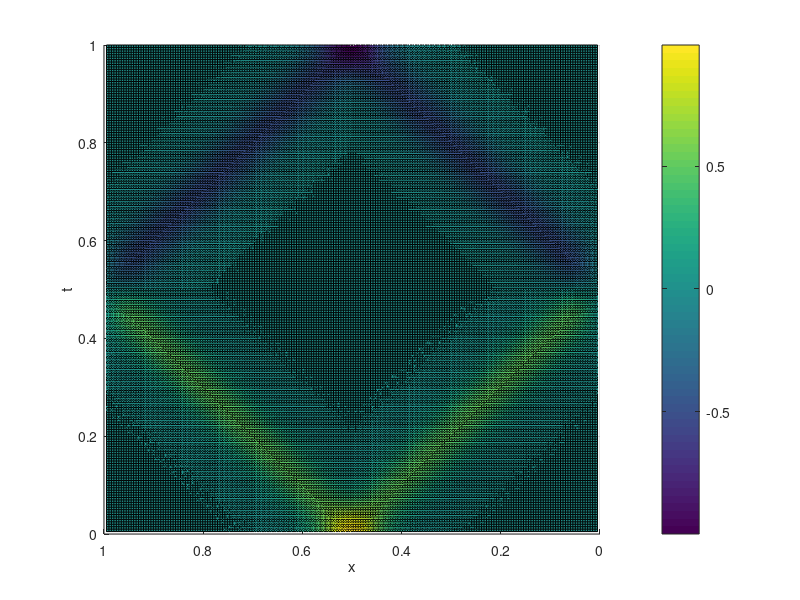

The MATLAB script that drew this image: (Note: this script raises an error after producing the figure.)
c=1;                                           % wave speed
n=200;                                         % number of spatial points 
X=1;                                           % space domain (0,X)
dx=X/(n+1);                                    % spatial mesh size 
ex=ones(n,1);
DDx=1/dx^2*spdiags([ex -2*ex ex],[-1:1],n,n);  % second derivative in space
T=1;                                           % time domain (0,T) 
dtOnCFL=dx/c;                                  % dt on CFL, need to
m=ceil(T/dtOnCFL);                             % be just below for more  
dt=T/m;                                        % dt to be used
et=ones(m,1);
DDt=1/(c^2*dt^2)*spdiags([et -2*et et],[-2:0],m,m); 
                                               % second derivative in time
A=kron(DDt,speye(size(DDx)))-kron(spdiags(et,-1,m,m),DDx); 
                                               % all-at-once matrix
t=dt:dt:T;                                     % time and space mesh 
x=(dx:dx:1-dx)';
u0=exp(-200*(x-1/2).^2);                       % initial conditions
u0t=zeros(size(x));                            
f=zeros(size(A,1),1);                          % add initial conditions  
f(1:n)=u0t/dt+u0/dt^2+1/2*DDx*u0;              % on the right hand side
f(n+1:2*n)=-u0/dt^2;                           % using Taylor 
ue=A\f;                                        % exact solution 
Ue=reshape(ue,n,m); surf(t,x,Ue);              % reshape for plotting
xlabel('t');ylabel('x'); view(-90,90); colorbar
pause

nx=5;                                          % 5 red subdomains in space 
[Rr,Rb,mtr,mtb]=RedBlackSubdomains(n,m,nx);    % construct RAS matrices
u=rand(m*n,1)-1/2;                             % random initial guess
for jr=1:mtr                                   % run unmapped tent pitching
  for ir=1:nx                                  % red subdomain solves
    u=u+Rr{ir,jr}'*((Rr{ir,jr}*A*Rr{ir,jr}')\(Rr{ir,jr}*(f-A*u)));
  end;  
  U=reshape(ue-u,n,m);                         % to plot the error
  surf(t,x,U); xlabel('t');ylabel('x');        
  axis([0 T 0 X -1 1 -1 1]); colorbar; view(-90,90); pause
  if jr<=mtb                                   % also another black subdomain?
    for ib=1:nx-1                              % black subdomain solves
      u=u+Rb{ib,jr}'*((Rb{ib,jr}*A*Rb{ib,jr}')\(Rb{ib,jr}*(f-A*u)));
    end  
    U=reshape(ue-u,n,m);
    surf(t,x,U); xlabel('t');ylabel('x');
    axis([0 T 0 X -1 1 -1 1]); colorbar; view(-90,90); pause
  end;  
end;
